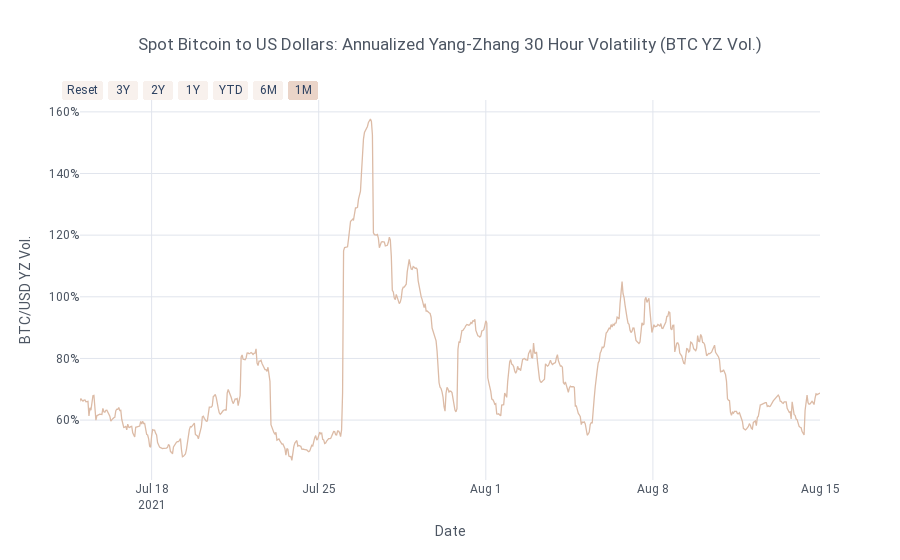

Notebook source saved alongside this figure:
### Code cell
yz30_dist = charts.pwe_return_dist_chart(df,start_date,end_date,
                                             tseries=f'YangZhang{vol_window}_{p}_Ann',kind='scatter',
                                    title='Spot Bitcoin to US Dollars: Annualized Yang-Zhang 30 Hour Volatility',
                                             ticker=f'{symbol} YZ Vol.',yTitle='BTC/USD YZ Vol.',
                                             asPlot=asPlot,showlegend=False,theme='white',
                                             auto_start=auto_start,auto_end=auto_end,
                                             connectgaps=False,tickformat='.0%',decimals=2)

### Figure 1 — Plotly figure (JSON) as saved in the notebook; plotly's stock layout.template omitted (floating-point values rounded to 4 significant figures; data arrays with more than 128 entries replaced by an {"elided": "..."} marker saying what was removed)
{"data": [{"connectgaps": false, "hoverinfo": "text", "line": {"color": "rgba(220, 187, 166, 1.0)", "dash": "solid", "shape": "linear", "width": 1.3}, "mode": "lines", "name": "YangZhang30_Hr._Ann", "text": {"elided": "1000 str values"}, "type": "scatter", "x": {"elided": "1000 str values"}, "y": {"elided": "1000 mixed values"}}], "layout": {"font": {"family": "Roboto"}, "legend": {"bgcolor": "#FFFFFF", "font": {"color": "#4D5663"}, "orientation": "h", "x": 0.3, "y": 0.95, "yanchor": "bottom"}, "paper_bgcolor": "#FFFFFF", "plot_bgcolor": "#FFFFFF", "showlegend": false, "title": {"font": {"color": "#4D5663"}, "text": "Spot Bitcoin to US Dollars: Annualized Yang-Zhang 30 Hour Volatility (BTC YZ Vol.)", "x": 0.5}, "xaxis": {"gridcolor": "#E1E5ED", "range": ["2021-07-15", "2021-08-15"], "rangeselector": {"bgcolor": "rgba(220, 187, 166, 0.2)", "buttons": [{"count": 1, "label": "Reset", "step": "all"}, {"count": 3, "label": "3Y", "step": "year", "stepmode": "backward"}, {"count": 2, "label": "2Y", "step": "year", "stepmode": "backward"}, {"count": 1, "label": "1Y", "step": "year", "stepmode": "backward"}, {"count": 1, "label": "YTD", "step": "year", "stepmode": "todate"}, {"count": 6, "label": "6M", "step": "month", "stepmode": "backward"}, {"count": 1, "label": "1M", "step": "month", "stepmode": "backward"}], "font": {"family": "Roboto", "size": 12}, "visible": true, "x": -0.025, "y": 1}, "rangeslider": {"visible": false}, "showgrid": true, "tickfont": {"color": "#4D5663"}, "title": {"font": {"color": "#4D5663"}, "text": "Date"}, "zerolinecolor": "#E1E5ED"}, "yaxis": {"gridcolor": "#E1E5ED", "showgrid": true, "tickfont": {"color": "#4D5663"}, "tickformat": ".0%", "title": {"font": {"color": "#4D5663"}, "text": "BTC/USD YZ Vol."}, "zerolinecolor": "#E1E5ED"}}}
